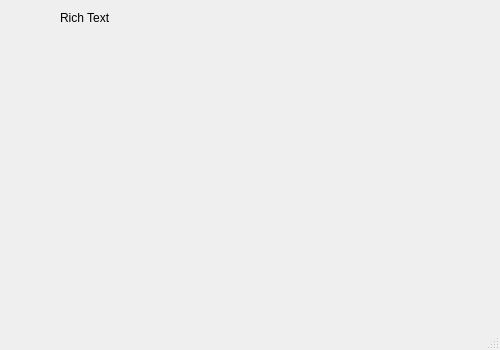
<?xml version="1.0" encoding="UTF-8"?>
<ui version="4.0">
 <class>MainWindow</class>
 <widget class="QMainWindow" name="MainWindow">
  <property name="geometry">
   <rect>
    <x>0</x>
    <y>0</y>
    <width>500</width>
    <height>350</height>
   </rect>
  </property>
  <property name="windowTitle">
   <string>MainWindow</string>
  </property>
  <widget class="QWidget" name="centralwidget">
   <widget class="QLabel" name="imagen">
    <property name="geometry">
     <rect>
      <x>70</x>
      <y>40</y>
      <width>361</width>
      <height>221</height>
     </rect>
    </property>
    <property name="styleSheet">
     <string notr="true"/>
    </property>
    <property name="text">
     <string>&lt;html&gt;&lt;head/&gt;&lt;body&gt;&lt;p&gt;&lt;img src=&quot;:/Ejercicios/ImagenGatoEuropeo.png&quot;/&gt;&lt;/p&gt;&lt;/body&gt;&lt;/html&gt;</string>
    </property>
   </widget>
   <widget class="QLabel" name="label_2">
    <property name="geometry">
     <rect>
      <x>60</x>
      <y>10</y>
      <width>121</width>
      <height>16</height>
     </rect>
    </property>
    <property name="text">
     <string>Rich Text</string>
    </property>
   </widget>
  </widget>
  <widget class="QMenuBar" name="menubar">
   <property name="geometry">
    <rect>
     <x>0</x>
     <y>0</y>
     <width>500</width>
     <height>24</height>
    </rect>
   </property>
  </widget>
  <widget class="QStatusBar" name="statusbar"/>
 </widget>
 <resources>
  <include location="../Archivos/Recursos.qrc"/>
 </resources>
 <connections/>
</ui>
